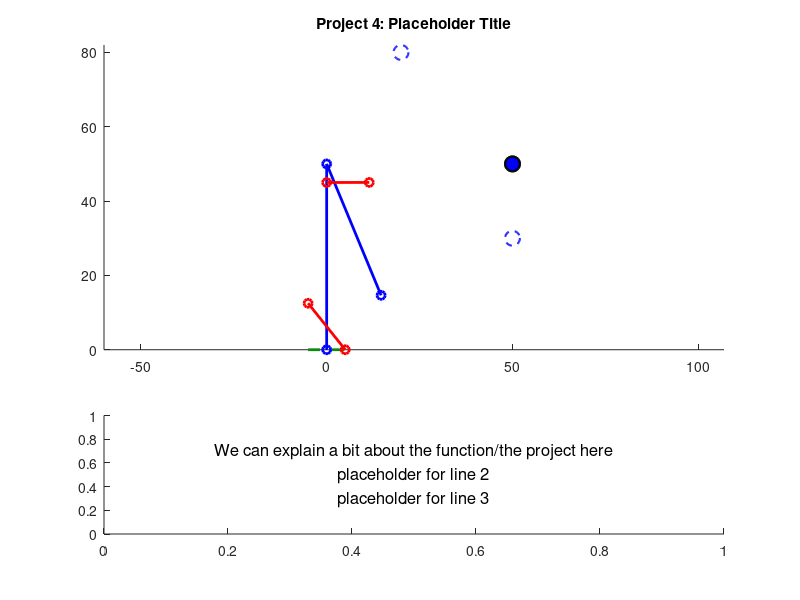

Write MATLAB code to recreate this figure.
function [] = mechanism_Beard_Hall(initX, initY, finalX, finalY, speed)
%% Function Description
%{
This function mechanism_Beard_Hall takes inputs ______ and animates a
hydraulic robotic claw arm that can move an object.


initX, initY: the initial x and y positions for the object to be moved
finalX, finalY: the position the object should be moved to.
speed: the animation speed, piston length change per second
%}


close all %closes any windows that are open still

%mechanism_Beard_Hall(beta1, beta2, beta3, beta4, speed, L, R0)

% TODO remove before submission but these are placeholders so we can easily
% test
if nargin < 4
        initX = 20;
        initY = 80;
        finalX = 50;
        finalY = 30;
        speed = 30;
    end

%TODO 
%{ 
TODO: add a paragraph explaining how to use the program, a 2 explaining 
how to use the program, along with any relevant background, such as how you
decided on any constant parameters (e.g. "we measured the link lengths from
this bench press on campus; see attached photo"). You may want some parameters
(e.g. some link lengths) to be input by the user, but you could provide default 
values. You get to decide.

Grades based off of:
- originality
- technical difficulty
- execution
- clarity of animation and how to use it
- good documentation

=======

%}

%{
This is an open-ended design project that builds on the expertise you 
gained in the first two projects. The goal is to use Matlab to animate a 
compound mechanism, meaning a mechanism containing at least 2 closed kinematic chains. 
Simple examples include exercise mechanisms (squat press, bench press, shoulder press, elliptical trainer) such as those found in the outdoor fitness park behind the Olympic Oval. Each of these compound mechanisms has a mobility of one. Another example would be the front end loader mechanism on page 25 of the Lecture 1 slides, which has a mobility of 2. 

You can decide which inputs the user can specify and how they should specify these. 
For example, for the front end loader, the user could specify the starting 
bucket position and bucket angle and the final bucket position and angle, and the code could smoothly animate the mechanism's motion from the start to the finish and back, as well as plotting the displacement of the two control pistons versus time.

The header comment of the m-file should contain a paragraph or 2 explaining 
how to use the program, along with any relevant background, such as how you decided on any constant parameters (e.g. "we measured the link lengths from this bench press on campus; see attached photo"). You may want some parameters (e.g. some link lengths) to be input by the user, but you could provide default values. You get to decide.

The project grade will be based on originality, 
technical difficulty, execution, clarity 
(of the animation and its operation), and documentation. 
You will demonstrate and explain your project to the TA or instructor at a tutorial.

List of Topics and Sub-Modules for Project 4

%}

%=============================================================================
%% inputs and constraints

    % initX and initY, coordinates for the object to be moved from

    % finalX and finalY, coordinates for the object to be moved to

    % All coordinate inputs must fall within a semicircle with a radius of the arm's
    % maximum length, ie sum of hardcoded lengths for link 1 and link 2, and
    % both y coordinate inputs must be positive (might be a good idea to
    % have an offset equal to half the height of the movable object for
    % simple math)

%% plot elements:

    %{
    variable legend: 
    
    Given inputs: 
    initX, initY:   the initial x and y positions for the object to be moved
    finalX, finalY: the position the object should be moved to.
    speed:          the animation speed, rads/s of ___(whatever we consider the base link)____
    
        

    Defined within function:

    SCALAR  link1:  fixed length of link 1
    SCALAR  link2:  fixed length of link 2
    
    SCALAR  x0, y0: (fixed origin of link 1)
    

    ARRAY: x1, y1 (end of link 1, changing) 

    %}

% ground, both for the mechanism and maybe the lower limit of where the
% object can be moved to

% link 1, attached to ground

% link 2, attached to end of link 1, other end will be the bucket/claw/etc

% crank 1, input for link 1 angular position, slides along link 1 and is
% fixed to ground

% crank 2, input for link 2 angular position, slides along link 2 and is
% fixed to link 1

% movable object

% grabbing mechanism

% maybe some visual indicators of the initial and final positions (we could have pale dotted objects represent these positions and have the object itself in a brighter solid line colour)

%initialize fixed parameters
link1Lgth = 50;
pst1Link1 = link1Lgth*0.25; %point where piston 1 attaches to link 1 mesaured from ground
pst1Grnd = link1Lgth*0.1; %point where piston 1 attaches to ground measured as distance from arm base/origin
link2Lgth = 50;
pst2Link2 = link2Lgth*0.25; %point where piston 2 attaches to link 2 measured along link 2 from elbow
pst2Link1 = link1Lgth*0.1; %point where piston 2 attaches to link 1 measured along link 1 from elbow
%% PST2LINK1 WILL NEED TO BE SUBTRACTED FROM LINK 1 TO GET RIGHT LENGTH FOR THE PLOT

maxReach = link1Lgth + link2Lgth; %This length, as a diagonal, will be used to establish a square of acceptable coordinates?

%% Arrays, hard coded default position assumes link 1 points straight up and link 2 is at -pi/4 radians from + x axis
%% for the following 2 arrays, first index is the piston or link number, and the second index is the specific position
%% 1 = default position, 2 = initial position of object, 3 = final position
%% Angles needed for calculating piston lengths
linkAng = [pi/2, 0, 0; -pi/4, 0, 0];
%% Pistion lengths associated with default, initial, and final positions
pstKeyFrames = [sqrt(pst1Grnd^2+pst1Link1^2-2*pst1Grnd*pst1Link1*cos(linkAng(1,1))),0,0; sqrt(pst2Link1^2+pst2Link2^2-2*pst2Link1*pst2Link2*cos(linkAng(2,1))),0,0];

%% Arrays to be filled with frame specific angle or length data based on 
%% interpolation between values contained in the arrays above
linkPlotAng = zeros(2,0); %link angles
pstPlotLgth = zeros(2,0); %piston lengths
pstPlotAng = zeros(2,0); %piston angles

% Arrays to be filled with coordinate data
% 1st row is x coords, 2nd row is y coords, column is frame
pst1End = zeros(2,0);
pst2Start = zeros(2,0);
pst2End = zeros(2,0);
link1End = zeros(2,0);
link2End = zeros(2,0);

%% position states and motion

%the origin (fixed side of link 1)
x0 = 0;
y0 = 0;

%link 1 initial coordinates
x1(1) = x0; %TODO PLACEHOLDERS change to depend on angle
y1(1) = y0 + link1Lgth;

%link 2 coordinates
x2(1) = x1 + link2Lgth; %TODO PLACEHOLDERS change to depend on angle
y2(1) = y1;

% initial, moving free end of link 2 from default position to init
% coordinates specified by user

% final, moving links 1 and 2 such that the arm moves smoothly between init
% and final coordinates in a way that is physically possible

% return to default position, go from final position back to default
% position

%% Calculating initial and final position data (CURRENTLY FOR 1ST QUADRANT ONLY)
%% initial position
    %Convert init coordinates to a position vector
    iPosLgth = hypot(initX, initY);
    iPosAng = atan2(initX, initY);
    %Calculate link angles from triangle made with init position vector
    linkAng(1,2) = acos((link1Lgth^2 + iPosLgth^2 - link2Lgth^2)/(2*link1Lgth*iPosLgth)) + iPosAng;
    linkAng(2,2) = acos((link1Lgth^2 + link2Lgth^2 - iPosLgth^2)/(2*link1Lgth*link2Lgth));
    %Calculate piston lengths
    pstKeyFrames(1,2) = sqrt(pst1Grnd^2+pst1Link1^2-2*pst1Grnd*pst1Link1*cos(linkAng(1,2)));
    pstKeyFrames(2,2) = sqrt(pst2Link1^2+pst2Link2^2-2*pst2Link1*pst2Link2*cos(linkAng(2,2)));
    
    %superfluous but keeping around just in case
    %{
    %Get the angle of link 2 relative to the positive x axis for plotting
    lnk2PltAng(2) = (link1Ang(2) - 180) + link2Ang(2);
    %Calculate piston angles for plotting
    pst1PltAng(2) = asin((pst1Link1*sin(link1Ang(2)))/pst1KeyFrames(2));
    pst2PltAng(2) = (link1Ang(2) - asin((pst2Link2*sin(link2Ang(2)))/pst2KeyFrames(2))); %relative to positive x axis
    %}
    
%% final position
    %Convert init coordinates to a position vector
    fPosLgth = hypot(finalX, finalY);
    fPosAng = atan2(finalX, finalY);
    %Calculate link angles from triangle made with init position vector
    linkAng(1,3) = acos((link1Lgth^2 + fPosLgth^2 - link2Lgth^2)/(2*link1Lgth*fPosLgth)) + fPosAng;
    linkAng(2,3) = acos((link1Lgth^2 + link2Lgth^2 - fPosLgth^2)/(2*link1Lgth*link2Lgth));
    %Calculate piston lengths
    pstKeyFrames(1,3) = sqrt(pst1Grnd^2+pst1Link1^2-2*pst1Grnd*pst1Link1*cos(linkAng(1,3)));
    pstKeyFrames(2,3) = sqrt(pst2Link1^2+pst2Link2^2-2*pst2Link1*pst2Link2*cos(linkAng(2,3)));
    
    %superfluous but want to keep around just in case
    %{
    %Get the angle of link 2 relative to the positive x axis for plotting
    link2PltAng(3) = (link1Ang(3) - 180) + link2Ang(3);
    %Calculate piston angles for plotting
    pst1PltAng(3) = asin((pst1Link1*sin(link1Ang(3)))/pst1KeyFrames(3));
    pst2PltAng(3) = (link1Ang(3) - asin((pst2Link2*sin(link2Ang(3)))/pst2KeyFrames(2))); %relative to positive x axis
    %}
   

%% Creating frames for animation
    fps = 60; %frames per second [frames/second]
    pstFrameStep = speed/60; %piston length change per frame    
    
    
    %% defualt to initial

    %initialize the first frame for this motion
    pstPlotLgth(1,1) = pstKeyFrames(1,1);
    pstPlotLgth(2,1) = pstKeyFrames(2,1);

    %Calculate total required frames based on which piston needs more steps
    %to get into the new position
    diTotal = ceil(max(abs((pstKeyFrames(1,2) - pstKeyFrames(1,1))/pstFrameStep), abs((pstKeyFrames(2,2) - pstKeyFrames(2,1))/pstFrameStep)));
  
    %once for each piston
    for i = 1:2 
        %for tracking when pistons are done moving to the new position
        pstDone = false;
        %for determining whether to increase or decrease a piston
        if pstKeyFrames(i,1) < pstKeyFrames(i,2) %Increase the value if initial is greater than default position
            sign = 1;
        elseif pstKeyFrames(i,1) > pstKeyFrames(i,2) %decrease the value if initial is less than default position
            sign = -1;
        end
        %for each frame in the current motion
        for j = 2:diTotal
            %If the current piston isn't in its final position
            if pstDone == false
                %change the position by the step size in the determined
                %direction
                pstPlotLgth(i,j) = pstPlotLgth(i,(j-1)) + pstFrameStep*sign;
            else
                %set the current frame to the same position as the last
                %frame
                pstPlotLgth(i,j) = pstPlotLgth(i,j-1);
            end
            %if current frame's position is within a step size of the
            %initial position
            if abs(pstPlotLgth(i,j) - pstKeyFrames(i,2)) < pstFrameStep
                %Stop moving this piston during this motion
                pstDone = true;
            end
        end
    end

    %% initial to final
    
    %Calculate total required frames based on which piston needs more steps
    %to get into the new position
    ifTotal = ceil(max(abs((pstKeyFrames(1,3) - pstKeyFrames(1,2))/pstFrameStep), abs((pstKeyFrames(2,3) - pstKeyFrames(2,2))/pstFrameStep)));

    %once for each piston
    for i = 1:2 
        %for tracking when pistons are done moving to the new position
        pstDone = false;
        %for determining whether to increase or decrease a piston
        if pstKeyFrames(i,2) < pstKeyFrames(i,3) %Increase the value if final is greater than initial position
            sign = 1;
        elseif pstKeyFrames(i,2) > pstKeyFrames(i,3) %decrease the value if final is less than initial position
            sign = -1;
        end
        %for each frame in the current motion
        for j = (diTotal + 1):(diTotal + ifTotal)
            %If the current piston isn't in its final position
            if pstDone == false
                %change the position by the step size in the determined
                %direction
                pstPlotLgth(i,j) = pstPlotLgth(i,(j-1)) + pstFrameStep*sign;
            else
                %set the current frame to the same position as the last
                %frame
                pstPlotLgth(i,j) = pstPlotLgth(i,j-1);
            end
            %if current frame's position is within a step size of the
            %initial position
            if abs(pstPlotLgth(i,j) - pstKeyFrames(i,3)) < pstFrameStep
                %Stop moving this piston during this motion
                pstDone = true;
            end
        end
    end

    %% final back to default

    %Calculate total required frames based on which piston needs more steps
    %to get into the new position
    fdTotal = ceil(max(abs((pstKeyFrames(1,1) - pstKeyFrames(1,3))/pstFrameStep), abs((pstKeyFrames(2,1) - pstKeyFrames(2,3))/pstFrameStep)));
 
    %once for each piston
    for i = 1:2 
        %for tracking when pistons are done moving to the new position
        pstDone = false;
        %for determining whether to increase or decrease a piston
        if pstKeyFrames(i,3) < pstKeyFrames(i,1) %Increase the value if default is greater than final position
            sign = 1;
        elseif pstKeyFrames(i,3) > pstKeyFrames(i,1) %decrease the value if default is less than final position
            sign = -1;
        end
        %for each frame in the current motion
        for j = (diTotal + ifTotal + 1):(diTotal + ifTotal + fdTotal)
            %If the current piston isn't in its final position
            if pstDone == false
                %change the position by the step size in the determined
                %direction
                pstPlotLgth(i,j) = pstPlotLgth(i,(j-1)) + pstFrameStep*sign;
            else
                %set the current frame to the same position as the last
                %frame
                pstPlotLgth(i,j) = pstPlotLgth(i,j-1);
            end
            %if current frame's position is within a step size of the
            %initial position
            if abs(pstPlotLgth(i,j) - pstKeyFrames(i,1)) < pstFrameStep
                %Stop moving this piston during this motion
                pstDone = true;
            end
        end
    end
    
    %Calculate angles of all plot elements relative to positive x axis for each
    %frame based on piston lengths
    for i = 1:length(pstPlotLgth)
        pstPlotAng(1,i) = pi - acos((pstPlotLgth(1,i)^2+pst1Grnd^2-pst1Link1^2)/(2*pstPlotLgth(1,i)*pst1Grnd));
        linkPlotAng(1,i) = acos((pst1Link1^2+pst1Grnd^2-pstPlotLgth(1,i)^2)/(2*pst1Link1*pst1Grnd));
        pstPlotAng(2,i) = linkPlotAng(1,i) - acos((pst2Link1^2+pstPlotLgth(2,i)^2-pst2Link2^2)/(2*pst2Link1*pstPlotLgth(2,i)));
        linkPlotAng(2,i) = (linkPlotAng(1,i) - pi) + acos((pst2Link1^2+pst2Link2^2-pstPlotLgth(2,i)^2)/(2*pst2Link1*pst2Link2));
    end
    
    %calculate per frame plot element coordinates
    for i = 1:length(pstPlotLgth)
        %coordinates of the end of link 1
        link1End(1,i) = link1Lgth*cos(linkPlotAng(1,i));
        link1End(2,i) = link1Lgth*sin(linkPlotAng(1,i));
        %coordinates of the end of link 2
        link2End(1,i) = link1Lgth*cos(linkPlotAng(1,i)) + link2Lgth*cos(linkPlotAng(2,i));
        link2End(2,i) = link1Lgth*sin(linkPlotAng(1,i)) + link2Lgth*sin(linkPlotAng(2,i));
        %coordinates of the end of piston 1, start is fixed at (pst1Grnd, 0)
        pst1End(1,i) = pstPlotLgth(1,i)*cos(pstPlotAng(1,i));
        pst1End(2,i) = pstPlotLgth(1,i)*sin(pstPlotAng(1,i));
        %coordinates of the start of piston 2 along link 1
        pst2Start(1,i) = (link1Lgth - pst2Link1)*cos(linkPlotAng(1,i));
        pst2Start(2,i) = (link1Lgth - pst2Link1)*sin(linkPlotAng(1,i));
        %coordinates of the end of piston 2 along link 2
        pst2End(1,i) = link1Lgth*cos(linkPlotAng(1,i)) + pst2Link2*cos(pstPlotAng(2,i));
        pst2End(2,i) = link1Lgth*sin(linkPlotAng(1,i)) + pst2Link2*sin(pstPlotAng(2,i));
    end
    %% Possible constraints
%{
    1. Position of ends of link 1 and link 2 must always be in the first 2
    quadrants relative to the origin where link 1 attached to the ground
    2. Input angle for crank 1 must be between 0 and pi rads, while crank 2
    can rotate between 0 and 2 pi rads (one-way or both ways)
    3. Links will only move one at a time
%}

%moveable object parameters:
radius = 2; 

%params for current center position of the object TODO placeholder
objX(1) = x2(1);% TODO Change to be the actual current position of the object instead of placeholders
objY(1) = y2(1);%

obj_pos = [objX - radius, objY - radius, 2*radius, 2*radius];

%% Animations
% TODO: move code below this up only when variables are needed further up

%% Creating Figure
% figure('Position', [100, 100, 1200, 600]) %makes the empty figure for the animation
    clf %clears figure if this function is run multiple times in a row
    set(gcf, 'Color', '#D3E2E8'); %makes the background blue


ax1 = subplot(3, 1, [1 2]); %adds the plot, maybe leaving space for a text box at (2 1 2) that can explain ?
hold on %allows everything here to be added to same figure

title('Project 4: Placeholder Title');


axis equal % sets axes to equal

    % Initial frame
    
        %plot object handles
            ground = line([(x0 -5) (x0+5)],[0 0],'linewidth', 2,'color','#0C8A11', 'LineStyle', '--'); %plot object for ground, does not need updating per frame

            links = plot([x0 link1End(1,1) link2End(1,1)],[y0 link1End(2,1) link2End(2,1)],'-o','linewidth',2, 'Color', 'b'); %plot obejct for rocker arm, spans from p0-p3
            
            piston1 = plot([pst1Grnd pst1End(1,1)],[0 pst1End(2,1)],'-o','linewidth',2, 'Color', 'r'); %plots piston connected to ground

            piston2 = plot([pst2Start(1,1) pst2End(1,1)],[pst2Start(2,1) pst2End(2,1)],'-o','linewidth',2, 'Color', 'r'); %plots piston at link elbow
            
            m_object = rectangle('Position', obj_pos,...
                 'Curvature', [1 1], 'FaceColor', 'b', 'EdgeColor', 'k', 'LineWidth', 1.5);
    
            % initial and final object positions: (should not move)
             init_object = rectangle('Position', [initX - radius, initY - radius, 2*radius, 2*radius],...
                 'Curvature', [1 1], 'FaceColor', 'w', 'EdgeColor', 'b', 'LineWidth', 1.5, 'LineStyle', '--');

             final_object = rectangle('Position', [finalX - radius, finalY - radius, 2*radius, 2*radius],...
                 'Curvature', [1 1], 'FaceColor', 'w', 'EdgeColor', 'b', 'LineWidth', 1.5, 'LineStyle', '--');

            
            % moveable object
            m_object = rectangle('Position', obj_pos,...
                 'Curvature', [1 1], 'FaceColor', 'b', 'EdgeColor', 'k', 'LineWidth', 1.5);


    

 ax2 = subplot(3, 1, 3); %text box


        str = {'We can explain a bit about the function/the project here',... ...
            'placeholder for line 2',...
            'placeholder for line 3',...
            };
        
        text(0.5, 0.5, str, ...
            'HorizontalAlignment', 'center', ...
            'VerticalAlignment', 'middle', ...
            'FontSize', 12);
                    
        hold off


%% Frame updates for both plots

    timestep = 1/fps; % fps inverted gives seconds per frame

    for n = 2:length(pstPlotLgth)
        pause(timestep) %shows previous frame for timestep length
                
        %sets objects to next position
        %set(link4,'XData',[x0 x3(n)],'YData',[y0 y3(n)]);   %error in cases
        set(links,'XData',[x0 link1End(1,i) link2End(2,i)],'YData',[y0 link1End(2,i) link2End(2,i)]);
        set(piston1,'XData',[pst1Grnd pst1End(1,i)],'YData',[0 pst1End(2,i)]);
        set(piston2,'XData',[pst2Start(1,i) pst2End(1,i)],'YData',[pst2Start(2,i) pst2End(2,i)]);

    end %update end

end %function end
